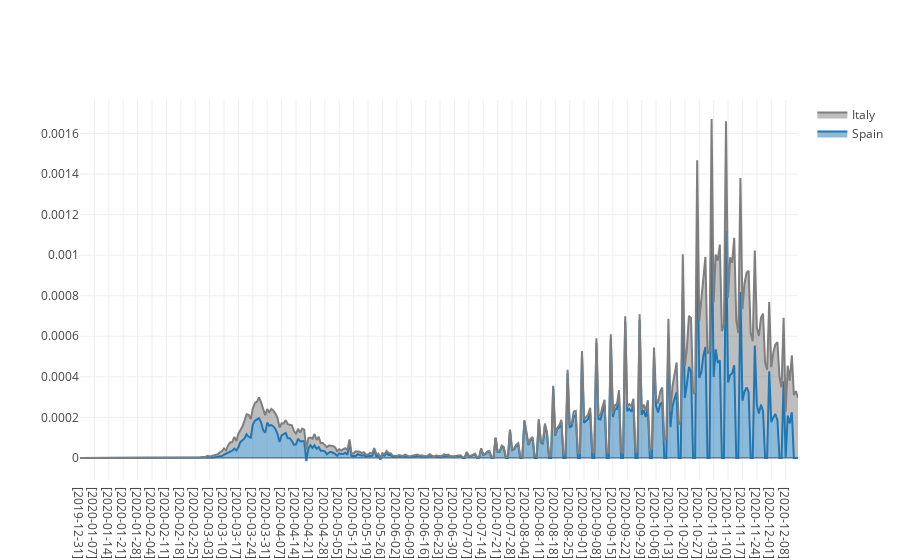

Notebook code for this chart:
### Markdown cell above
### Comparacion entre paises de crecimiento de la enfermedad

### Code cell
val y = query_4_DF
    .filter($"country" === "Spain")
    .select($"infection Per Population")
    .collect
    .map(r => r(0).toString.toDouble)
    .toList

val x = query_4_DF
    .filter($"country" === "Spain")
    .select($"to_date")
    .collect
    .toList
    .map(_.toString)

val y1 = query_4_DF
    .filter($"country" === "Italy")
    .select($"infection Per Population")
    .collect
    .map(r => r(0).toString.toDouble)
    .toList

val x1 = query_4_DF
    .filter($"country" === "Italy")
    .select($"to_date")
    .collect
    .toList
    .map(_.toString)

val data = Seq(
        Scatter(x,y).withName("Spain"),
        Scatter(x1,y1,mode = ScatterMode(ScatterMode.Lines),
        line = Line(color = Color.StringColor("#7F7F7F"))).withName("Italy"))
    .map(_.withFill(Fill.ToNextY)
    .withStackgroup("A"))

plot(data)

### Figure 1 — Plotly figure (JSON) as saved in the notebook; plotly's stock layout.template omitted (floating-point values rounded to 4 significant figures; data arrays with more than 128 entries replaced by an {"elided": "..."} marker saying what was removed)
{"data": [{"fill": "tonexty", "name": "Spain", "stackgroup": "A", "type": "scatter", "x": {"elided": "349 str values"}, "y": {"elided": "349 float values"}}, {"fill": "tonexty", "line": {"color": "#7F7F7F"}, "mode": "lines", "name": "Italy", "stackgroup": "A", "type": "scatter", "x": {"elided": "350 str values"}, "y": {"elided": "350 float values"}}], "layout": {}}
